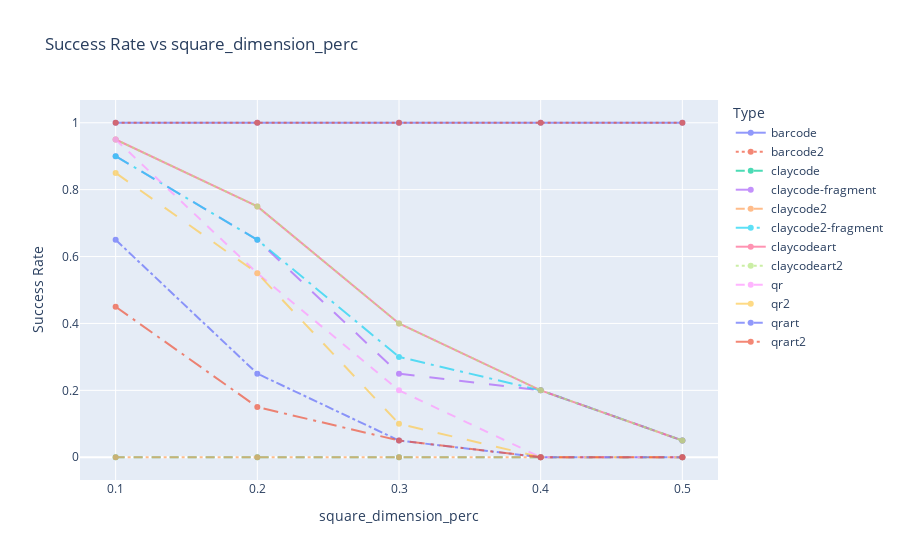

Notebook cell for this chart:
### Markdown cell above
# Claycode SIGGRAPH Evaluation

### Code cell
import pandas as pd
import plotly.express as px

df = pd.read_csv('results.csv')
df['type'] = df['filename'].str.split('-').map(lambda x: "-".join(x[:-1]).replace("_clay","clay"))
df = df[['successful', 'square_dimension_perc', 'type']]

grouped = df.groupby(['square_dimension_perc', 'type'])
df = grouped['successful'].agg(['sum', 'count']).reset_index()
df['success_rate'] = df['sum'] / df['count']

fig = px.line(
    df,
    x="square_dimension_perc",
    y="success_rate",
    color="type",
    line_dash="type",  # Add different dash styles based on 'type'
    markers=True,
    title="Success Rate vs square_dimension_perc",
    labels={"square_dimension_perc": "square_dimension_perc", "success_rate": "Success Rate", "type": "Type"}
)

fig.update_traces(opacity=0.7)  # Make lines semi-transparent
    
fig.show()

### Figure 1 — Plotly figure (JSON) as saved in the notebook; plotly's stock layout.template omitted (floating-point values rounded to 4 significant figures)
{"data": [{"hovertemplate": "Type=barcode<br>square_dimension_perc=%{x}<br>Success Rate=%{y}<extra></extra>", "legendgroup": "barcode", "line": {"color": "#636efa", "dash": "solid"}, "marker": {"symbol": "circle"}, "mode": "lines+markers", "name": "barcode", "opacity": 0.7, "orientation": "v", "showlegend": true, "type": "scatter", "x": [0.1, 0.2, 0.3, 0.4, 0.5], "xaxis": "x", "y": [1, 1, 1, 1, 1], "yaxis": "y"}, {"hovertemplate": "Type=barcode2<br>square_dimension_perc=%{x}<br>Success Rate=%{y}<extra></extra>", "legendgroup": "barcode2", "line": {"color": "#EF553B", "dash": "dot"}, "marker": {"symbol": "circle"}, "mode": "lines+markers", "name": "barcode2", "opacity": 0.7, "orientation": "v", "showlegend": true, "type": "scatter", "x": [0.1, 0.2, 0.3, 0.4, 0.5], "xaxis": "x", "y": [1, 1, 1, 1, 1], "yaxis": "y"}, {"hovertemplate": "Type=claycode<br>square_dimension_perc=%{x}<br>Success Rate=%{y}<extra></extra>", "legendgroup": "claycode", "line": {"color": "#00cc96", "dash": "dash"}, "marker": {"symbol": "circle"}, "mode": "lines+markers", "name": "claycode", "opacity": 0.7, "orientation": "v", "showlegend": true, "type": "scatter", "x": [0.1, 0.2, 0.3, 0.4, 0.5], "xaxis": "x", "y": [0, 0, 0, 0, 0], "yaxis": "y"}, {"hovertemplate": "Type=claycode-fragment<br>square_dimension_perc=%{x}<br>Success Rate=%{y}<extra></extra>", "legendgroup": "claycode-fragment", "line": {"color": "#ab63fa", "dash": "longdash"}, "marker": {"symbol": "circle"}, "mode": "lines+markers", "name": "claycode-fragment", "opacity": 0.7, "orientation": "v", "showlegend": true, "type": "scatter", "x": [0.1, 0.2, 0.3, 0.4, 0.5], "xaxis": "x", "y": [0.9, 0.65, 0.25, 0.2, 0.05], "yaxis": "y"}, {"hovertemplate": "Type=claycode2<br>square_dimension_perc=%{x}<br>Success Rate=%{y}<extra></extra>", "legendgroup": "claycode2", "line": {"color": "#FFA15A", "dash": "dashdot"}, "marker": {"symbol": "circle"}, "mode": "lines+markers", "name": "claycode2", "opacity": 0.7, "orientation": "v", "showlegend": true, "type": "scatter", "x": [0.1, 0.2, 0.3, 0.4, 0.5], "xaxis": "x", "y": [0, 0, 0, 0, 0], "yaxis": "y"}, {"hovertemplate": "Type=claycode2-fragment<br>square_dimension_perc=%{x}<br>Success Rate=%{y}<extra></extra>", "legendgroup": "claycode2-fragment", "line": {"color": "#19d3f3", "dash": "longdashdot"}, "marker": {"symbol": "circle"}, "mode": "lines+markers", "name": "claycode2-fragment", "opacity": 0.7, "orientation": "v", "showlegend": true, "type": "scatter", "x": [0.1, 0.2, 0.3, 0.4, 0.5], "xaxis": "x", "y": [0.9, 0.65, 0.3, 0.2, 0.05], "yaxis": "y"}, {"hovertemplate": "Type=claycodeart<br>square_dimension_perc=%{x}<br>Success Rate=%{y}<extra></extra>", "legendgroup": "claycodeart", "line": {"color": "#FF6692", "dash": "solid"}, "marker": {"symbol": "circle"}, "mode": "lines+markers", "name": "claycodeart", "opacity": 0.7, "orientation": "v", "showlegend": true, "type": "scatter", "x": [0.1, 0.2, 0.3, 0.4, 0.5], "xaxis": "x", "y": [0.95, 0.75, 0.4, 0.2, 0.05], "yaxis": "y"}, {"hovertemplate": "Type=claycodeart2<br>square_dimension_perc=%{x}<br>Success Rate=%{y}<extra></extra>", "legendgroup": "claycodeart2", "line": {"color": "#B6E880", "dash": "dot"}, "marker": {"symbol": "circle"}, "mode": "lines+markers", "name": "claycodeart2", "opacity": 0.7, "orientation": "v", "showlegend": true, "type": "scatter", "x": [0.1, 0.2, 0.3, 0.4, 0.5], "xaxis": "x", "y": [0.95, 0.75, 0.4, 0.2, 0.05], "yaxis": "y"}, {"hovertemplate": "Type=qr<br>square_dimension_perc=%{x}<br>Success Rate=%{y}<extra></extra>", "legendgroup": "qr", "line": {"color": "#FF97FF", "dash": "dash"}, "marker": {"symbol": "circle"}, "mode": "lines+markers", "name": "qr", "opacity": 0.7, "orientation": "v", "showlegend": true, "type": "scatter", "x": [0.1, 0.2, 0.3, 0.4, 0.5], "xaxis": "x", "y": [0.95, 0.55, 0.2, 0, 0], "yaxis": "y"}, {"hovertemplate": "Type=qr2<br>square_dimension_perc=%{x}<br>Success Rate=%{y}<extra></extra>", "legendgroup": "qr2", "line": {"color": "#FECB52", "dash": "longdash"}, "marker": {"symbol": "circle"}, "mode": "lines+markers", "name": "qr2", "opacity": 0.7, "orientation": "v", "showlegend": true, "type": "scatter", "x": [0.1, 0.2, 0.3, 0.4, 0.5], "xaxis": "x", "y": [0.85, 0.55, 0.1, 0, 0], "yaxis": "y"}, {"hovertemplate": "Type=qrart<br>square_dimension_perc=%{x}<br>Success Rate=%{y}<extra></extra>", "legendgroup": "qrart", "line": {"color": "#636efa", "dash": "dashdot"}, "marker": {"symbol": "circle"}, "mode": "lines+markers", "name": "qrart", "opacity": 0.7, "orientation": "v", "showlegend": true, "type": "scatter", "x": [0.1, 0.2, 0.3, 0.4, 0.5], "xaxis": "x", "y": [0.65, 0.25, 0.05, 0, 0], "yaxis": "y"}, {"hovertemplate": "Type=qrart2<br>square_dimension_perc=%{x}<br>Success Rate=%{y}<extra></extra>", "legendgroup": "qrart2", "line": {"color": "#EF553B", "dash": "longdashdot"}, "marker": {"symbol": "circle"}, "mode": "lines+markers", "name": "qrart2", "opacity": 0.7, "orientation": "v", "showlegend": true, "type": "scatter", "x": [0.1, 0.2, 0.3, 0.4, 0.5], "xaxis": "x", "y": [0.45, 0.15, 0.05, 0, 0], "yaxis": "y"}], "layout": {"legend": {"title": {"text": "Type"}, "tracegroupgap": 0}, "title": {"text": "Success Rate vs square_dimension_perc"}, "xaxis": {"anchor": "y", "domain": [0, 1], "title": {"text": "square_dimension_perc"}}, "yaxis": {"anchor": "x", "domain": [0, 1], "title": {"text": "Success Rate"}}}}
